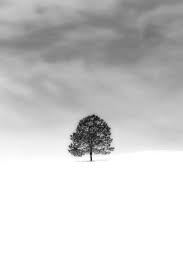
#> input picture Thresholding/black_white.jpg, 183 x 275 px
$ python simple_thresholding.py
#> lines starting #> are read from the running program, lines starting #| are printed output that depends on the picture; after the words box and inside, x2 and y2 are one past the last pixel; in counts of white or black regions, pixels touching at a corner belong together
"""
Thresholding Techniques in OpenCV

Thresholding is a fundamental technique in image processing and computer vision, used to create binary images from grayscale images. It simplifies the analysis of images by reducing the complexity of the image data.

This script demonstrates the following thresholding techniques:
1. Binary Thresholding
2. Binary Inverse Thresholding
3. Truncate Thresholding
4. To Zero Thresholding

Author: Farheen Syed
Date: 02-08-2024
"""

import cv2
import os

# Reading the image in grayscale mode
image_path = os.path.join(os.path.dirname(os.path.abspath(__file__)), 'black_white.jpg')
img = cv2.imread(image_path, flags=0)
#> img is the input picture: shape (275, 183); min 13, max 255, mean 207.5

# Ensure the image was loaded successfully
if img is None:
    raise FileNotFoundError(f"Image file not found at {image_path}")

# 1. Binary Thresholding
# If the pixel value is below 50, it is set to 0 (black).
# If the pixel value is above 50, it is set to 255 (white).
_, th1 = cv2.threshold(img, 50, 255, cv2.THRESH_BINARY)
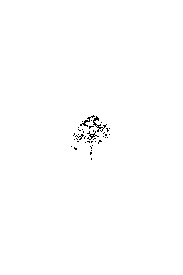
#> th1: shape (275, 183); 99.5% white; black in thin lines or dots, all inside (x1, y1, x2, y2) = (71, 115, 110, 160)

# 2. Binary Inverse Thresholding
# If the pixel value is below 50, it is set to 255 (white).
# If the pixel value is above 50, it is set to 0 (black).
_, th2 = cv2.threshold(img, 50, 255, cv2.THRESH_BINARY_INV)

# 3. Truncate Thresholding
# If the pixel value is above 127, it is set to 127.
# If the pixel value is below 127, it remains unchanged.
_, th3 = cv2.threshold(img, 127, 255, cv2.THRESH_TRUNC)
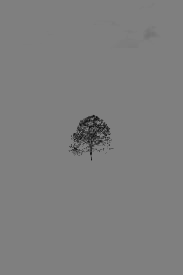
#> th3: shape (275, 183); min 13, max 127, mean 125.8

# 4. To Zero Thresholding
# If the pixel value is below 127, it is set to 0 (black).
# If the pixel value is above 127, it remains unchanged.
_, th4 = cv2.threshold(img, 127, 255, cv2.THRESH_TOZERO)
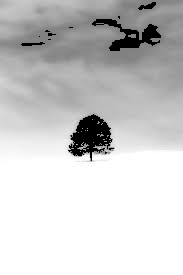
#> th4: shape (275, 183); min 0, max 255, mean 203.5

# Displaying the images
cv2.imshow('Black & White', img)
cv2.imshow('Threshold Binary', th1)
cv2.imshow('Threshold Binary Inverse', th2)
cv2.imshow('Threshold Truncate', th3)
cv2.imshow('Threshold To Zero', th4)

# Wait indefinitely for a key press
cv2.waitKey(0)

# Close all OpenCV windows
cv2.destroyAllWindows()
